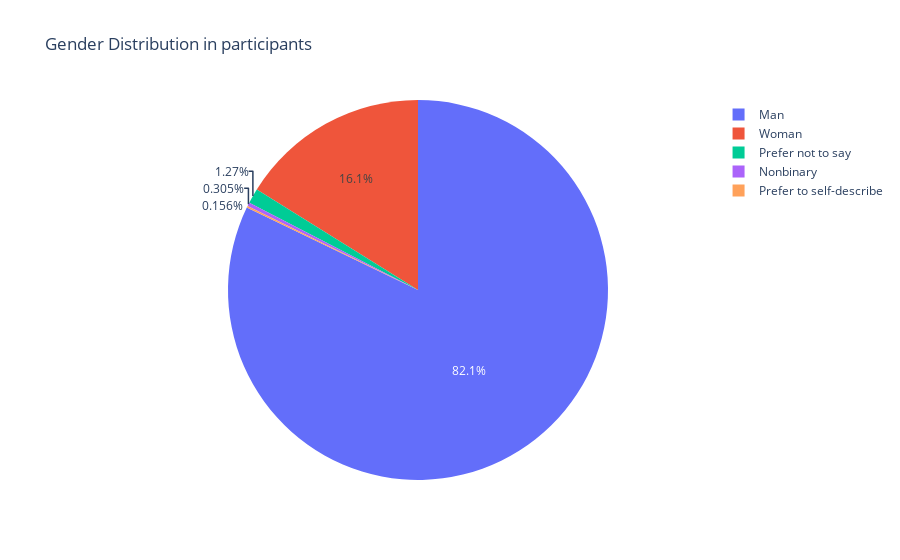

Notebook code for this chart:
### Markdown cell above
## 2.0 Visualization and Discussions
After cleaning the data and transforming the dataset, the dataset is now ready to be used to create visualizations that will give us answers to the objectives that we set out to discover. Let's begin to create the visualizations.



## 2.1 Influence of Gender on Salary

From the [executive summary](https://www.kaggle.com/kaggle-survey-2021) prepared by Kaggle, we know that in there is still a lot more male data workers than there are female data workers. Let's take a look at the gender distribution and then explore the possibility of a wage gap between different genders.

### Code cell
temp = df[(df.compensation > 0) & (df.gender.notna())] 

temp = temp.groupby('gender').count()
temp.rename(columns={'age':'count'}, inplace=True)


# fig = px.bar(temp, x=temp.index, y='count', title='Gender Distribution in participants', text='count')
# fig.update_layout(xaxis_title='Gender', yaxis_title='No. of People')

fig = px.pie(temp, names=temp.index,values='count', title='Gender Distribution in participants', )
fig.update_layout(xaxis_title='Gender', yaxis_title='No. of People')

### Figure 1 — Plotly figure (JSON) as saved in the notebook; plotly's stock layout.template omitted (floating-point values rounded to 4 significant figures)
{"data": [{"domain": {"x": [0, 1], "y": [0, 1]}, "hovertemplate": "gender=%{label}<br>count=%{value}<extra></extra>", "labels": ["Man", "Nonbinary", "Prefer not to say", "Prefer to self-describe", "Woman"], "legendgroup": "", "name": "", "showlegend": true, "type": "pie", "values": [12642, 47, 196, 24, 2482]}], "layout": {"legend": {"tracegroupgap": 0}, "title": {"text": "Gender Distribution in participants"}, "xaxis": {"title": {"text": "Gender"}}, "yaxis": {"title": {"text": "No. of People"}}}}
